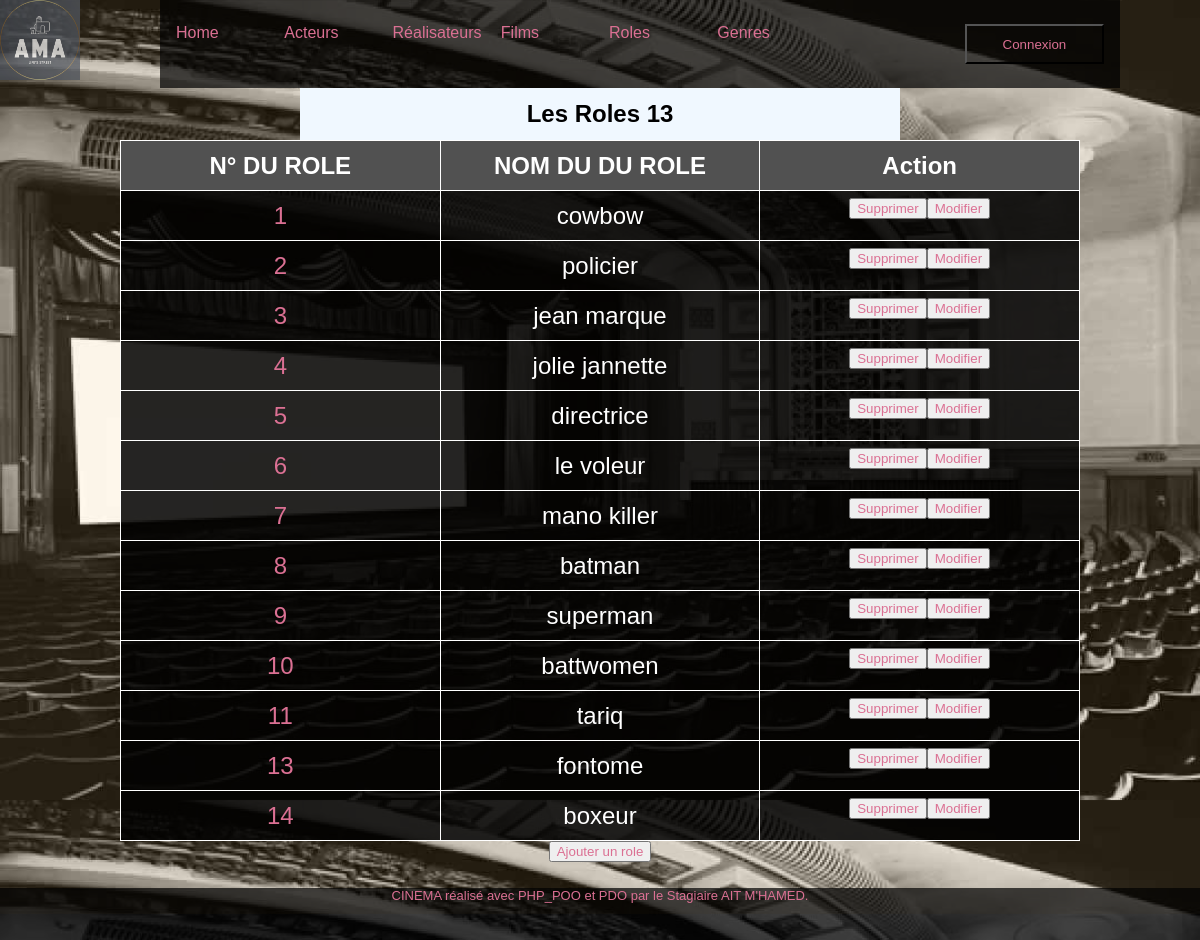
/index.php?action=listRoles, run on the app's committed database.
### tables this page shows
CREATE TABLE IF NOT EXISTS `role` (
  `id_role` int(11) NOT NULL AUTO_INCREMENT,
  `nom_role` varchar(50) NOT NULL,
  PRIMARY KEY (`id_role`)
);

### controllers/roleController.php (called while the page is built, shortened)
<?php
require_once 'controllers/DAO.php';
class RoleController{
    public function findAll(){
        $dao= new DAO();
    $sql = "SELECT id_role , nom_role FROM  role";
    $requete = $dao->executerRequete($sql);
    require "views/vues/roles/vueRole.php";
    }
}

### controllers/DAO.php (called while the page is built, shortened)
<?php
class DAO{
    private $bdd;
    public function __construct(){
        $this->bdd = new PDO('mysql:host=localhost;dbname=cinema;charset=utf8', 'root', '');
    }
    public function executerRequete($sql, $params = NULL){
        if ($params == NULL){
            $resultat = $this->bdd->query($sql);
        }else{
            $resultat = $this->bdd->prepare($sql);
            $resultat->execute($params);
        }
        return $resultat;
    }
}

### views/vues/roles/vueRole.php (the view, shortened to what this page needs)
<h2>Les Roles <?= $requete->rowCount(); ?></h2>
<table>
<thead>
    <tr>
    <th>N° DU ROLE</th>
    <th>NOM DU DU ROLE</th>
    <th id="action">Action</th>
    </tr>
</thead>
<tbody>
<?php
    while($role = $requete->fetch()){
       echo "<tr class='bordure'> <td><a href='index.php?action=detailrole&id=".$role['id_role']."'>".$role['id_role']."</a></td>";
       echo "<td>". $role["nom_role"]."</td>";
       echo "<td class='boutonsroles'><button class='bDelete'><a href='index.php?action=suppressionrole&id=".$role['id_role']."'>Supprimer</a></button>
            <button class='addrole'><a href='index.php?action=modifierroleFormulaire&id=".$role['id_role']."'>Modifier</a></button></td>";
      echo "</tr>";
    }
    ?>
</tbody>
</table>
<button class="addrole"><a href="index.php?action=ajouterroleFormulaire">Ajouter un role</a></button>
<?php
require "views\layouts\Template.php";

### contenu/css/style.css (style rules this page uses)
* { box-sizing: border-box; }
html, body { height: 100vh; margin: 0; padding: 0; }
body { width: 100%; display: table; color: white; background-image: url('/cinePOO/contenu/img/cine.jpg'); background-size: cover; font-family: 'Futura-Medium', 'Futura', 'Trebuchet MS', sans-serif; }
a { width: 50%; height: 30px; text-decoration: none; color: palevioletred; }
table { background-color: rgba(0, 0, 0, 0.7); border: 1px solid white; width: 80%; border-collapse: collapse; align-items: center; margin: auto; }
th { background-color: rgb(81,81,81); border: 2px 1px 1px 1px; color: white; width: 30%; }
table th,td,tr { border: 1px solid white; height: 50px; text-align: center; font-size: x-large; width: 20%; color: white; }
tbody { background-color: rgba(0, 0, 0, 0.5); }
h2 { background-color: aliceblue; margin: auto; width: 50%; padding: 0.5em 0; }
.boutonsacteurs, .boutonsrealisateurs, .boutonsfilms, .boutonsroles, .boutonsgenres { display: contents; background-color: Transparent; background-repeat:no-repeat; color: white; cursor:pointer; width: 100%; height: 40px; }

### data on the page
role: id_role "1", nom_role "cowbow"
role: id_role "2", nom_role "policier"
role: id_role "3", nom_role "jean marque"
role: id_role "4", nom_role "jolie jannette"
role: id_role "5", nom_role "directrice"
role: id_role "6", nom_role "le voleur"
role: id_role "7", nom_role "mano killer"
role: id_role "8", nom_role "batman"
role: id_role "9", nom_role "superman"
role: id_role "10", nom_role "battwomen"
role: id_role "11", nom_role "tariq"
role: id_role "13", nom_role "fontome"
role: id_role "14", nom_role "boxeur"

### other printed values
$requete->rowCount() "13"
